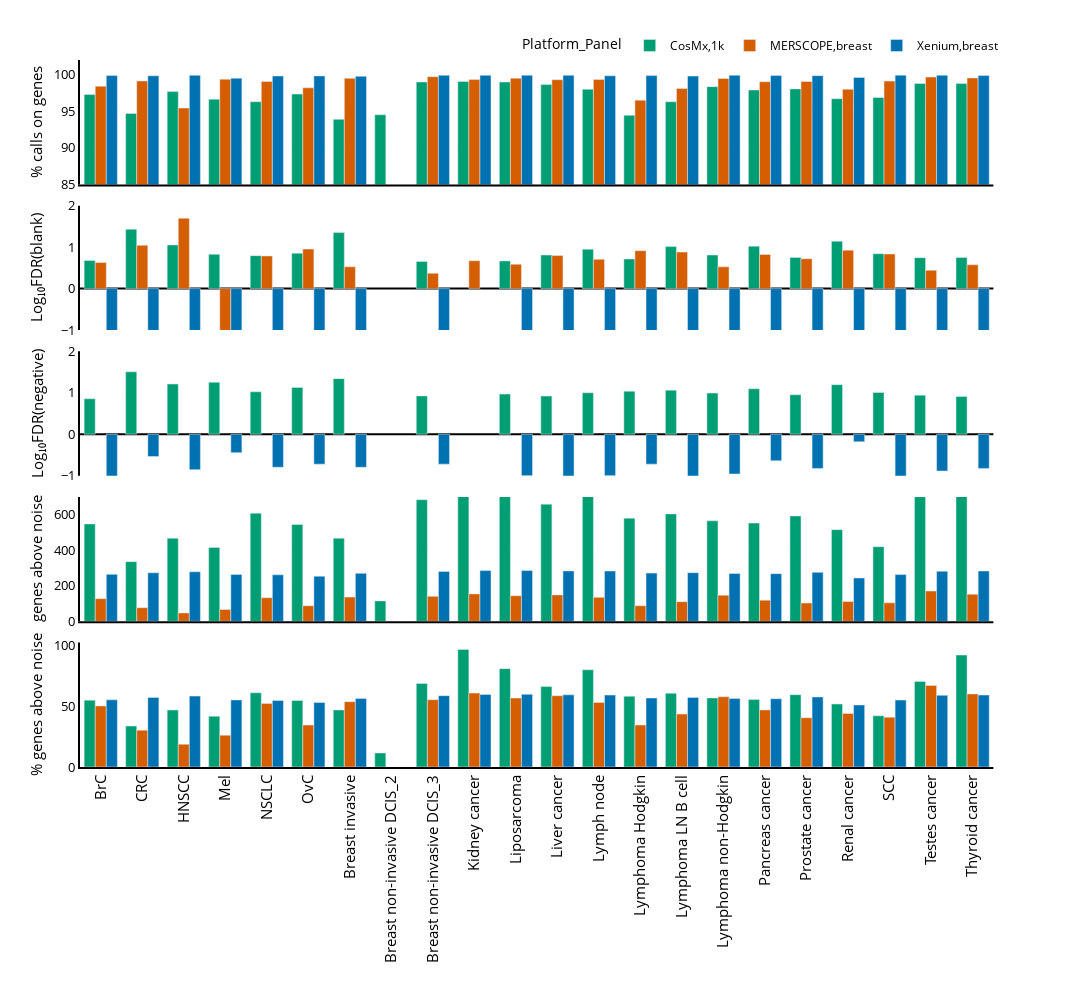

Notebook source saved alongside this figure:
### Code cell
if not os.path.exists(f'{wd}/figures/Fig_2_Technical_Performance'):
    os.makedirs(f'{wd}/figures/Fig_2_Technical_Performance')


if year == '2023':
    custom_ticks = ['BrC','CRC','HNSCC','Mel', 'NSCLC', 'OvC','Bladder',  
                    'Breast',  'Colon',  'Heart','Kidney', 'Liver',
                    'Lung', 'Lymph node', 'Ovary', 'Prostate',
                    'Skin', 'Spleen', 'Thyroid', 'Tonsil']

elif year == "2024":
    custom_ticks = ['BrC', 'CRC', 'HNSCC','Mel', 'NSCLC', 'OvC','Breast invasive', 
                    'Breast non-invasive DCIS_2',
                    'Breast non-invasive DCIS_3',  
                    'Kidney cancer','Liposarcoma', 'Liver cancer', 
                    'Lymph node', 'Lymphoma Hodgkin','Lymphoma LN B cell', 'Lymphoma non-Hodgkin',
                    'Pancreas cancer', 'Prostate cancer', 'Renal cancer', 'SCC',
                    'Testes cancer', 'Thyroid cancer']

df_plot = df_plot.loc[df_plot['tissue_type'].isin(custom_ticks)]


fontsize=15
width = 1000
if supplement:
    width=1200
height = 1000
groupby = 'Platform'
if supplement:
    groupby = 'Platform_Panel'
    custom_palette = {}
    for Platform_Panel in df_plot['Platform_Panel'].unique():
        custom_palette[Platform_Panel] = sample_color[Platform_Panel]

# Define your initial figure
fig = px.bar(df_plot, x="tissue_type", y="value",
             color=groupby, barmode="group", 
             facet_row="metric", color_discrete_map=custom_palette,
             width=width, height=height,
             category_orders={"metric": ['% calls on genes',
                                         'Log₁₀FDR(blank)',
                                         'Log₁₀FDR(negative)',
                                         'genes above noise',
                                         '% genes above noise']})


print ('FDR was log10 transformed to show the difference, hard to see xenium when cosmx FDR is around 100.')

# Update x-axis settings with black text
fig.update_xaxes(tickvals=df_plot['tissue_type'].unique(),
                 ticktext=custom_ticks, tickangle=270, title_text='', 
                 title_font=dict(color='black'), tickfont=dict(color='black', size=fontsize))


# Update y-axis settings with black text
fig.update_yaxes(matches=None, title_text='', title_font=dict(color='black'), tickfont=dict(color='black', size=fontsize-2))
fig.update_yaxes(row=1, range=[0, 102], title_font=dict(color='black'), tickfont=dict(color='black'))
fig.update_yaxes(row=2, range=[0, 700], title_font=dict(color='black'), tickfont=dict(color='black'))
fig.update_yaxes(row=3, range=[-1, 2], title_font=dict(color='black'), tickfont=dict(color='black'))
fig.update_yaxes(row=4, range=[-1, 2], title_font=dict(color='black'), tickfont=dict(color='black'))
fig.update_yaxes(row=5, range=[85,102], title_font=dict(color='black'), tickfont=dict(color='black'))

fig.update_xaxes(row=1, showline=True, linewidth=2, linecolor='black')
fig.update_xaxes(row=2, showline=True, linewidth=2, linecolor='black')
fig.update_yaxes(row=3, zeroline=True, zerolinewidth=2, zerolinecolor='black')
fig.update_yaxes(row=4, zeroline=True, zerolinewidth=2, zerolinecolor='black')
fig.update_xaxes(row=5, showline=True, linewidth=2, linecolor='black')

fig.update_yaxes(showline=True, linewidth=2, linecolor='black')

# Update legend settings
fig.update_layout(
    legend=dict(
        orientation="h",  # horizontal alignment
        yanchor="bottom", 
        y=1,  # position legend just above the plot
        xanchor="right",
        x=0.99  # center the legend
    ),
    font=dict(color='black'),  # Set global font color to black
    paper_bgcolor='rgba(0,0,0,0)',
    plot_bgcolor='rgba(0,0,0,0)',
    
)

# Modify row title annotations and set text color to black
for annotation in fig.layout.annotations:
    annotation.font.size = fontsize
    annotation.font.color = 'black'  # Set the annotation text color to black
    annotation.x = -0.06
    annotation.textangle = 270
    for metric in df_plot.metric.unique():
        if annotation.text == f'metric={metric}':
            annotation.text = metric

# fig.update_xaxes(zeroline=True, zerolinewidth=5, zerolinecolor='Black')
# fig.update_yaxes(zeroline=True, zerolinewidth=5, zerolinecolor='Black')

# Display the figure and save to file
fig.show()
if supplement:
    pio.write_image(fig, f'{wd}/figures/Fig_2_Technical_Performance/Supp_Fig_2_tech_{year}_{tma}_tma.png',scale=4, width=width, height=height)
else:
    pio.write_image(fig, f'{wd}/figures/Fig_2_Technical_Performance/Main_Fig_2_tech_{year}_{tma}_tma.png',scale=4, width=width, height=height)

### Figure 1 — Plotly figure (JSON) as saved in the notebook; plotly's stock layout.template omitted (floating-point values rounded to 4 significant figures)
{"data": [{"alignmentgroup": "True", "hovertemplate": "Platform_Panel=CosMx,1k<br>metric=% calls on genes<br>tissue_type=%{x}<br>value=%{y}<extra></extra>", "legendgroup": "CosMx,1k", "marker": {"color": "#009E73", "pattern": {"shape": ""}}, "name": "CosMx,1k", "offsetgroup": "CosMx,1k", "orientation": "v", "showlegend": true, "textposition": "auto", "type": "bar", "x": ["BrC", "Breast invasive", "Breast non-invasive DCIS_2", "Breast non-invasive DCIS_3", "CRC", "HNSCC", "Kidney cancer", "Liposarcoma", "Liver cancer", "Lymph node", "Lymphoma Hodgkin", "Lymphoma LN B cell", "Lymphoma non-Hodgkin", "Mel", "NSCLC", "OvC", "Pancreas cancer", "Prostate cancer", "Renal cancer", "SCC", "Testes cancer", "Thyroid cancer"], "xaxis": "x5", "y": [97.3, 94.69, 97.68, 96.64, 96.3, 97.34, 93.89, 94.52, 98.99, 99.06, 98.99, 98.64, 98, 94.44, 96.3, 98.36, 97.9, 98.05, 96.71, 96.87, 98.79, 98.78], "yaxis": "y5"}, {"alignmentgroup": "True", "hovertemplate": "Platform_Panel=CosMx,1k<br>metric=Log₁₀FDR(blank)<br>tissue_type=%{x}<br>value=%{y}<extra></extra>", "legendgroup": "CosMx,1k", "marker": {"color": "#009E73", "pattern": {"shape": ""}}, "name": "CosMx,1k", "offsetgroup": "CosMx,1k", "orientation": "v", "showlegend": false, "textposition": "auto", "type": "bar", "x": ["BrC", "Breast invasive", "Breast non-invasive DCIS_2", "Breast non-invasive DCIS_3", "CRC", "HNSCC", "Kidney cancer", "Liver cancer", "Lymphoma Hodgkin", "Lymphoma LN B cell", "Lymphoma non-Hodgkin", "Mel", "NSCLC", "OvC", "Pancreas cancer", "Prostate cancer", "Renal cancer", "SCC", "Testes cancer", "Thyroid cancer"], "xaxis": "x4", "y": [0.6767, 1.431, 1.053, 0.8261, 0.7948, 0.8513, 1.35, 0.6551, 0.6665, 0.8089, 0.9494, 0.7143, 1.012, 0.8092, 1.024, 0.7513, 1.142, 0.8414, 0.7451, 0.7474], "yaxis": "y4"}, {"alignmentgroup": "True", "hovertemplate": "Platform_Panel=CosMx,1k<br>metric=Log₁₀FDR(negative)<br>tissue_type=%{x}<br>value=%{y}<extra></extra>", "legendgroup": "CosMx,1k", "marker": {"color": "#009E73", "pattern": {"shape": ""}}, "name": "CosMx,1k", "offsetgroup": "CosMx,1k", "orientation": "v", "showlegend": false, "textposition": "auto", "type": "bar", "x": ["BrC", "Breast invasive", "Breast non-invasive DCIS_2", "Breast non-invasive DCIS_3", "CRC", "HNSCC", "Kidney cancer", "Liver cancer", "Lymphoma Hodgkin", "Lymphoma LN B cell", "Lymphoma non-Hodgkin", "Mel", "NSCLC", "OvC", "Pancreas cancer", "Prostate cancer", "Renal cancer", "SCC", "Testes cancer", "Thyroid cancer"], "xaxis": "x3", "y": [0.8549, 1.505, 1.21, 1.253, 1.023, 1.128, 1.341, 0.9238, 0.9675, 0.9196, 1, 1.036, 1.062, 0.9912, 1.096, 0.9518, 1.195, 1.007, 0.9425, 0.9117], "yaxis": "y3"}, {"alignmentgroup": "True", "hovertemplate": "Platform_Panel=CosMx,1k<br>metric=genes above noise<br>tissue_type=%{x}<br>value=%{y}<extra></extra>", "legendgroup": "CosMx,1k", "marker": {"color": "#009E73", "pattern": {"shape": ""}}, "name": "CosMx,1k", "offsetgroup": "CosMx,1k", "orientation": "v", "showlegend": false, "textposition": "auto", "type": "bar", "x": ["BrC", "Breast invasive", "Breast non-invasive DCIS_2", "Breast non-invasive DCIS_3", "CRC", "HNSCC", "Kidney cancer", "Liposarcoma", "Liver cancer", "Lymph node", "Lymphoma Hodgkin", "Lymphoma LN B cell", "Lymphoma non-Hodgkin", "Mel", "NSCLC", "OvC", "Pancreas cancer", "Prostate cancer", "Renal cancer", "SCC", "Testes cancer", "Thyroid cancer"], "xaxis": "x2", "y": [548.1, 336, 467.5, 416, 608.2, 544.8, 467.5, 115, 684.3, 963.3, 806, 659, 797, 579.9, 604.5, 565.5, 552.7, 593, 516, 419.7, 701.5, 917.7], "yaxis": "y2"}, {"alignmentgroup": "True", "hovertemplate": "Platform_Panel=CosMx,1k<br>metric=% genes above noise<br>tissue_type=%{x}<br>value=%{y}<extra></extra>", "legendgroup": "CosMx,1k", "marker": {"color": "#009E73", "pattern": {"shape": ""}}, "name": "CosMx,1k", "offsetgroup": "CosMx,1k", "orientation": "v", "showlegend": false, "textposition": "auto", "type": "bar", "x": ["BrC", "Breast invasive", "Breast non-invasive DCIS_2", "Breast non-invasive DCIS_3", "CRC", "HNSCC", "Kidney cancer", "Liposarcoma", "Liver cancer", "Lymph node", "Lymphoma Hodgkin", "Lymphoma LN B cell", "Lymphoma non-Hodgkin", "Mel", "NSCLC", "OvC", "Pancreas cancer", "Prostate cancer", "Renal cancer", "SCC", "Testes cancer", "Thyroid cancer"], "xaxis": "x", "y": [54.81, 33.6, 46.75, 41.6, 60.82, 54.48, 46.75, 11.5, 68.43, 96.33, 80.6, 65.9, 79.7, 57.99, 60.45, 56.55, 55.27, 59.3, 51.6, 41.97, 70.15, 91.77], "yaxis": "y"}, {"alignmentgroup": "True", "hovertemplate": "Platform_Panel=MERSCOPE,breast<br>metric=% calls on genes<br>tissue_type=%{x}<br>value=%{y}<extra></extra>", "legendgroup": "MERSCOPE,breast", "marker": {"color": "#D55E00", "pattern": {"shape": ""}}, "name": "MERSCOPE,breast", "offsetgroup": "MERSCOPE,breast", "orientation": "v", "showlegend": true, "textposition": "auto", "type": "bar", "x": ["BrC", "Breast invasive", "Breast non-invasive DCIS_2", "Breast non-invasive DCIS_3", "CRC", "HNSCC", "Kidney cancer", "Liver cancer", "Lymph node", "Lymphoma Hodgkin", "Lymphoma LN B cell", "Lymphoma non-Hodgkin", "Mel", "NSCLC", "OvC", "Pancreas cancer", "Prostate cancer", "Renal cancer", "SCC", "Testes cancer", "Thyroid cancer"], "xaxis": "x5", "y": [98.42, 99.13, 95.44, 99.38, 99.06, 98.2, 99.49, 99.72, 99.33, 99.51, 99.31, 99.35, 96.51, 98.12, 99.48, 99.03, 99.07, 98, 99.12, 99.67, 99.55], "yaxis": "y5"}, {"alignmentgroup": "True", "hovertemplate": "Platform_Panel=MERSCOPE,breast<br>metric=Log₁₀FDR(blank)<br>tissue_type=%{x}<br>value=%{y}<extra></extra>", "legendgroup": "MERSCOPE,breast", "marker": {"color": "#D55E00", "pattern": {"shape": ""}}, "name": "MERSCOPE,breast", "offsetgroup": "MERSCOPE,breast", "orientation": "v", "showlegend": false, "textposition": "auto", "type": "bar", "x": ["BrC", "Breast invasive", "Breast non-invasive DCIS_2", "Breast non-invasive DCIS_3", "CRC", "HNSCC", "Kidney cancer", "Liver cancer", "Lymph node", "Lymphoma Hodgkin", "Lymphoma LN B cell", "Lymphoma non-Hodgkin", "Mel", "NSCLC", "OvC", "Pancreas cancer", "Prostate cancer", "Renal cancer", "SCC", "Testes cancer", "Thyroid cancer"], "xaxis": "x4", "y": [0.6284, 1.043, 1.695, -4, 0.7864, 0.9528, 0.525, 0.3692, 0.6712, 0.5866, 0.7966, 0.705, 0.913, 0.8802, 0.5237, 0.8222, 0.7185, 0.9274, 0.8338, 0.4393, 0.574], "yaxis": "y4"}, {"alignmentgroup": "True", "hovertemplate": "Platform_Panel=MERSCOPE,breast<br>metric=genes above noise<br>tissue_type=%{x}<br>value=%{y}<extra></extra>", "legendgroup": "MERSCOPE,breast", "marker": {"color": "#D55E00", "pattern": {"shape": ""}}, "name": "MERSCOPE,breast", "offsetgroup": "MERSCOPE,breast", "orientation": "v", "showlegend": false, "textposition": "auto", "type": "bar", "x": ["BrC", "Breast invasive", "Breast non-invasive DCIS_2", "Breast non-invasive DCIS_3", "CRC", "HNSCC", "Kidney cancer", "Liver cancer", "Lymph node", "Lymphoma Hodgkin", "Lymphoma LN B cell", "Lymphoma non-Hodgkin", "Mel", "NSCLC", "OvC", "Pancreas cancer", "Prostate cancer", "Renal cancer", "SCC", "Testes cancer", "Thyroid cancer"], "xaxis": "x2", "y": [127.8, 77, 47.5, 66.5, 132.9, 87.61, 136.5, 140.7, 154.5, 144, 149, 135, 87.79, 110.6, 146.8, 119.3, 103, 111.7, 104, 170.5, 152.7], "yaxis": "y2"}, {"alignmentgroup": "True", "hovertemplate": "Platform_Panel=MERSCOPE,breast<br>metric=% genes above noise<br>tissue_type=%{x}<br>value=%{y}<extra></extra>", "legendgroup": "MERSCOPE,breast", "marker": {"color": "#D55E00", "pattern": {"shape": ""}}, "name": "MERSCOPE,breast", "offsetgroup": "MERSCOPE,breast", "orientation": "v", "showlegend": false, "textposition": "auto", "type": "bar", "x": ["BrC", "Breast invasive", "Breast non-invasive DCIS_2", "Breast non-invasive DCIS_3", "CRC", "HNSCC", "Kidney cancer", "Liver cancer", "Lymph node", "Lymphoma Hodgkin", "Lymphoma LN B cell", "Lymphoma non-Hodgkin", "Mel", "NSCLC", "OvC", "Pancreas cancer", "Prostate cancer", "Renal cancer", "SCC", "Testes cancer", "Thyroid cancer"], "xaxis": "x", "y": [50.1, 30.2, 18.63, 26.08, 52.12, 34.36, 53.53, 55.16, 60.59, 56.47, 58.43, 52.94, 34.43, 43.37, 57.57, 46.8, 40.39, 43.79, 40.78, 66.86, 59.87], "yaxis": "y"}, {"alignmentgroup": "True", "hovertemplate": "Platform_Panel=Xenium,breast<br>metric=% calls on genes<br>tissue_type=%{x}<br>value=%{y}<extra></extra>", "legendgroup": "Xenium,breast", "marker": {"color": "#0072B2", "pattern": {"shape": ""}}, "name": "Xenium,breast", "offsetgroup": "Xenium,breast", "orientation": "v", "showlegend": true, "textposition": "auto", "type": "bar", "x": ["BrC", "Breast invasive", "Breast non-invasive DCIS_2", "Breast non-invasive DCIS_3", "CRC", "HNSCC", "Kidney cancer", "Liver cancer", "Lymph node", "Lymphoma Hodgkin", "Lymphoma LN B cell", "Lymphoma non-Hodgkin", "Mel", "NSCLC", "OvC", "Pancreas cancer", "Prostate cancer", "Renal cancer", "SCC", "Testes cancer", "Thyroid cancer"], "xaxis": "x5", "y": [99.87, 99.84, 99.91, 99.51, 99.81, 99.83, 99.77, 99.91, 99.91, 99.92, 99.91, 99.85, 99.87, 99.8, 99.92, 99.87, 99.86, 99.61, 99.93, 99.92, 99.87], "yaxis": "y5"}, {"alignmentgroup": "True", "hovertemplate": "Platform_Panel=Xenium,breast<br>metric=Log₁₀FDR(blank)<br>tissue_type=%{x}<br>value=%{y}<extra></extra>", "legendgroup": "Xenium,breast", "marker": {"color": "#0072B2", "pattern": {"shape": ""}}, "name": "Xenium,breast", "offsetgroup": "Xenium,breast", "orientation": "v", "showlegend": false, "textposition": "auto", "type": "bar", "x": ["BrC", "Breast invasive", "Breast non-invasive DCIS_2", "Breast non-invasive DCIS_3", "CRC", "HNSCC", "Kidney cancer", "Liver cancer", "Lymphoma Hodgkin", "Lymphoma LN B cell", "Lymphoma non-Hodgkin", "Mel", "NSCLC", "OvC", "Pancreas cancer", "Prostate cancer", "Renal cancer", "SCC", "Testes cancer", "Thyroid cancer"], "xaxis": "x4", "y": [-2, -1.523, -2, -1.398, -1.824, -1.699, -1.699, -1.699, -2, -2, -2, -1.699, -2, -2, -1.699, -1.699, -1.155, -4, -2, -1.699], "yaxis": "y4"}, {"alignmentgroup": "True", "hovertemplate": "Platform_Panel=Xenium,breast<br>metric=Log₁₀FDR(negative)<br>tissue_type=%{x}<br>value=%{y}<extra></extra>", "legendgroup": "Xenium,breast", "marker": {"color": "#0072B2", "pattern": {"shape": ""}}, "name": "Xenium,breast", "offsetgroup": "Xenium,breast", "orientation": "v", "showlegend": false, "textposition": "auto", "type": "bar", "x": ["BrC", "Breast invasive", "Breast non-invasive DCIS_2", "Breast non-invasive DCIS_3", "CRC", "HNSCC", "Kidney cancer", "Liver cancer", "Lymphoma Hodgkin", "Lymphoma LN B cell", "Lymphoma non-Hodgkin", "Mel", "NSCLC", "OvC", "Pancreas cancer", "Prostate cancer", "Renal cancer", "SCC", "Testes cancer", "Thyroid cancer"], "xaxis": "x3", "y": [-1.155, -0.5376, -0.8539, -0.4437, -0.7959, -0.7212, -0.7959, -0.7212, -1, -1.097, -1, -0.7212, -1.097, -0.9586, -0.6383, -0.8239, -0.1805, -1.398, -0.8861, -0.8239], "yaxis": "y3"}, {"alignmentgroup": "True", "hovertemplate": "Platform_Panel=Xenium,breast<br>metric=genes above noise<br>tissue_type=%{x}<br>value=%{y}<extra></extra>", "legendgroup": "Xenium,breast", "marker": {"color": "#0072B2", "pattern": {"shape": ""}}, "name": "Xenium,breast", "offsetgroup": "Xenium,breast", "orientation": "v", "showlegend": false, "textposition": "auto", "type": "bar", "x": ["BrC", "Breast invasive", "Breast non-invasive DCIS_2", "Breast non-invasive DCIS_3", "CRC", "HNSCC", "Kidney cancer", "Liver cancer", "Lymph node", "Lymphoma Hodgkin", "Lymphoma LN B cell", "Lymphoma non-Hodgkin", "Mel", "NSCLC", "OvC", "Pancreas cancer", "Prostate cancer", "Renal cancer", "SCC", "Testes cancer", "Thyroid cancer"], "xaxis": "x2", "y": [264.4, 273.5, 279, 264, 261.9, 253.7, 270, 280.7, 285.7, 286, 284, 283, 271.4, 273.8, 269.2, 268.3, 275.7, 244, 263.3, 282, 283], "yaxis": "y2"}, {"alignmentgroup": "True", "hovertemplate": "Platform_Panel=Xenium,breast<br>metric=% genes above noise<br>tissue_type=%{x}<br>value=%{y}<extra></extra>", "legendgroup": "Xenium,breast", "marker": {"color": "#0072B2", "pattern": {"shape": ""}}, "name": "Xenium,breast", "offsetgroup": "Xenium,breast", "orientation": "v", "showlegend": false, "textposition": "auto", "type": "bar", "x": ["BrC", "Breast invasive", "Breast non-invasive DCIS_2", "Breast non-invasive DCIS_3", "CRC", "HNSCC", "Kidney cancer", "Liver cancer", "Lymph node", "Lymphoma Hodgkin", "Lymphoma LN B cell", "Lymphoma non-Hodgkin", "Mel", "NSCLC", "OvC", "Pancreas cancer", "Prostate cancer", "Renal cancer", "SCC", "Testes cancer", "Thyroid cancer"], "xaxis": "x", "y": [55.08, 56.98, 58.12, 55, 54.56, 52.86, 56.25, 58.47, 59.51, 59.58, 59.17, 58.96, 56.53, 57.04, 56.09, 55.9, 57.43, 50.83, 54.86, 58.75, 58.96], "yaxis": "y"}], "layout": {"annotations": [{"font": {"color": "black", "size": 15}, "showarrow": false, "text": "% genes above noise", "textangle": -90, "x": -0.06, "xanchor": "left", "xref": "paper", "y": 0.088, "yanchor": "middle", "yref": "paper"}, {"font": {"color": "black", "size": 15}, "showarrow": false, "text": "genes above noise", "textangle": -90, "x": -0.06, "xanchor": "left", "xref": "paper", "y": 0.294, "yanchor": "middle", "yref": "paper"}, {"font": {"color": "black", "size": 15}, "showarrow": false, "text": "Log₁₀FDR(negative)", "textangle": -90, "x": -0.06, "xanchor": "left", "xref": "paper", "y": 0.5, "yanchor": "middle", "yref": "paper"}, {"font": {"color": "black", "size": 15}, "showarrow": false, "text": "Log₁₀FDR(blank)", "textangle": -90, "x": -0.06, "xanchor": "left", "xref": "paper", "y": 0.706, "yanchor": "middle", "yref": "paper"}, {"font": {"color": "black", "size": 15}, "showarrow": false, "text": "% calls on genes", "textangle": -90, "x": -0.06, "xanchor": "left", "xref": "paper", "y": 0.912, "yanchor": "middle", "yref": "paper"}], "barmode": "group", "font": {"color": "black"}, "height": 1000, "legend": {"orientation": "h", "title": {"text": "Platform_Panel"}, "tracegroupgap": 0, "x": 0.99, "xanchor": "right", "y": 1, "yanchor": "bottom"}, "margin": {"t": 60}, "paper_bgcolor": "rgba(0,0,0,0)", "plot_bgcolor": "rgba(0,0,0,0)", "width": 1200, "xaxis": {"anchor": "y", "domain": [0, 0.98], "linecolor": "black", "linewidth": 2, "showline": true, "tickangle": -90, "tickfont": {"color": "black", "size": 15}, "ticktext": ["BrC", "CRC", "HNSCC", "Mel", "NSCLC", "OvC", "Breast invasive", "Breast non-invasive DCIS_2", "Breast non-invasive DCIS_3", "Kidney cancer", "Liposarcoma", "Liver cancer", "Lymph node", "Lymphoma Hodgkin", "Lymphoma LN B cell", "Lymphoma non-Hodgkin", "Pancreas cancer", "Prostate cancer", "Renal cancer", "SCC", "Testes cancer", "Thyroid cancer"], "tickvals": ["BrC", "Breast invasive", "Breast non-invasive DCIS_2", "Breast non-invasive DCIS_3", "CRC", "HNSCC", "Kidney cancer", "Liposarcoma", "Liver cancer", "Lymph node", "Lymphoma Hodgkin", "Lymphoma LN B cell", "Lymphoma non-Hodgkin", "Mel", "NSCLC", "OvC", "Pancreas cancer", "Prostate cancer", "Renal cancer", "SCC", "Testes cancer", "Thyroid cancer"], "title": {"font": {"color": "black"}, "text": ""}}, "xaxis2": {"anchor": "y2", "domain": [0, 0.98], "linecolor": "black", "linewidth": 2, "matches": "x", "showline": true, "showticklabels": false, "tickangle": -90, "tickfont": {"color": "black", "size": 15}, "ticktext": ["BrC", "CRC", "HNSCC", "Mel", "NSCLC", "OvC", "Breast invasive", "Breast non-invasive DCIS_2", "Breast non-invasive DCIS_3", "Kidney cancer", "Liposarcoma", "Liver cancer", "Lymph node", "Lymphoma Hodgkin", "Lymphoma LN B cell", "Lymphoma non-Hodgkin", "Pancreas cancer", "Prostate cancer", "Renal cancer", "SCC", "Testes cancer", "Thyroid cancer"], "tickvals": ["BrC", "Breast invasive", "Breast non-invasive DCIS_2", "Breast non-invasive DCIS_3", "CRC", "HNSCC", "Kidney cancer", "Liposarcoma", "Liver cancer", "Lymph node", "Lymphoma Hodgkin", "Lymphoma LN B cell", "Lymphoma non-Hodgkin", "Mel", "NSCLC", "OvC", "Pancreas cancer", "Prostate cancer", "Renal cancer", "SCC", "Testes cancer", "Thyroid cancer"], "title": {"font": {"color": "black"}, "text": ""}}, "xaxis3": {"anchor": "y3", "domain": [0, 0.98], "matches": "x", "showticklabels": false, "tickangle": -90, "tickfont": {"color": "black", "size": 15}, "ticktext": ["BrC", "CRC", "HNSCC", "Mel", "NSCLC", "OvC", "Breast invasive", "Breast non-invasive DCIS_2", "Breast non-invasive DCIS_3", "Kidney cancer", "Liposarcoma", "Liver cancer", "Lymph node", "Lymphoma Hodgkin", "Lymphoma LN B cell", "Lymphoma non-Hodgkin", "Pancreas cancer", "Prostate cancer", "Renal cancer", "SCC", "Testes cancer", "Thyroid cancer"], "tickvals": ["BrC", "Breast invasive", "Breast non-invasive DCIS_2", "Breast non-invasive DCIS_3", "CRC", "HNSCC", "Kidney cancer", "Liposarcoma", "Liver cancer", "Lymph node", "Lymphoma Hodgkin", "Lymphoma LN B cell", "Lymphoma non-Hodgkin", "Mel", "NSCLC", "OvC", "Pancreas cancer", "Prostate cancer", "Renal cancer", "SCC", "Testes cancer", "Thyroid cancer"], "title": {"font": {"color": "black"}, "text": ""}}, "xaxis4": {"anchor": "y4", "domain": [0, 0.98], "matches": "x", "showticklabels": false, "tickangle": -90, "tickfont": {"color": "black", "size": 15}, "ticktext": ["BrC", "CRC", "HNSCC", "Mel", "NSCLC", "OvC", "Breast invasive", "Breast non-invasive DCIS_2", "Breast non-invasive DCIS_3", "Kidney cancer", "Liposarcoma", "Liver cancer", "Lymph node", "Lymphoma Hodgkin", "Lymphoma LN B cell", "Lymphoma non-Hodgkin", "Pancreas cancer", "Prostate cancer", "Renal cancer", "SCC", "Testes cancer", "Thyroid cancer"], "tickvals": ["BrC", "Breast invasive", "Breast non-invasive DCIS_2", "Breast non-invasive DCIS_3", "CRC", "HNSCC", "Kidney cancer", "Liposarcoma", "Liver cancer", "Lymph node", "Lymphoma Hodgkin", "Lymphoma LN B cell", "Lymphoma non-Hodgkin", "Mel", "NSCLC", "OvC", "Pancreas cancer", "Prostate cancer", "Renal cancer", "SCC", "Testes cancer", "Thyroid cancer"], "title": {"font": {"color": "black"}, "text": ""}}, "xaxis5": {"anchor": "y5", "domain": [0, 0.98], "linecolor": "black", "linewidth": 2, "matches": "x", "showline": true, "showticklabels": false, "tickangle": -90, "tickfont": {"color": "black", "size": 15}, "ticktext": ["BrC", "CRC", "HNSCC", "Mel", "NSCLC", "OvC", "Breast invasive", "Breast non-invasive DCIS_2", "Breast non-invasive DCIS_3", "Kidney cancer", "Liposarcoma", "Liver cancer", "Lymph node", "Lymphoma Hodgkin", "Lymphoma LN B cell", "Lymphoma non-Hodgkin", "Pancreas cancer", "Prostate cancer", "Renal cancer", "SCC", "Testes cancer", "Thyroid cancer"], "tickvals": ["BrC", "Breast invasive", "Breast non-invasive DCIS_2", "Breast non-invasive DCIS_3", "CRC", "HNSCC", "Kidney cancer", "Liposarcoma", "Liver cancer", "Lymph node", "Lymphoma Hodgkin", "Lymphoma LN B cell", "Lymphoma non-Hodgkin", "Mel", "NSCLC", "OvC", "Pancreas cancer", "Prostate cancer", "Renal cancer", "SCC", "Testes cancer", "Thyroid cancer"], "title": {"font": {"color": "black"}, "text": ""}}, "yaxis": {"anchor": "x", "domain": [0, 0.176], "linecolor": "black", "linewidth": 2, "range": [0, 102], "showline": true, "tickfont": {"color": "black", "size": 13}, "title": {"font": {"color": "black"}, "text": ""}}, "yaxis2": {"anchor": "x2", "domain": [0.206, 0.382], "linecolor": "black", "linewidth": 2, "range": [0, 700], "showline": true, "tickfont": {"color": "black", "size": 13}, "title": {"font": {"color": "black"}, "text": ""}}, "yaxis3": {"anchor": "x3", "domain": [0.412, 0.588], "linecolor": "black", "linewidth": 2, "range": [-1, 2], "showline": true, "tickfont": {"color": "black", "size": 13}, "title": {"font": {"color": "black"}, "text": ""}, "zeroline": true, "zerolinecolor": "black", "zerolinewidth": 2}, "yaxis4": {"anchor": "x4", "domain": [0.618, 0.794], "linecolor": "black", "linewidth": 2, "range": [-1, 2], "showline": true, "tickfont": {"color": "black", "size": 13}, "title": {"font": {"color": "black"}, "text": ""}, "zeroline": true, "zerolinecolor": "black", "zerolinewidth": 2}, "yaxis5": {"anchor": "x5", "domain": [0.824, 1], "linecolor": "black", "linewidth": 2, "range": [85, 102], "showline": true, "tickfont": {"color": "black", "size": 13}, "title": {"font": {"color": "black"}, "text": ""}}}}
